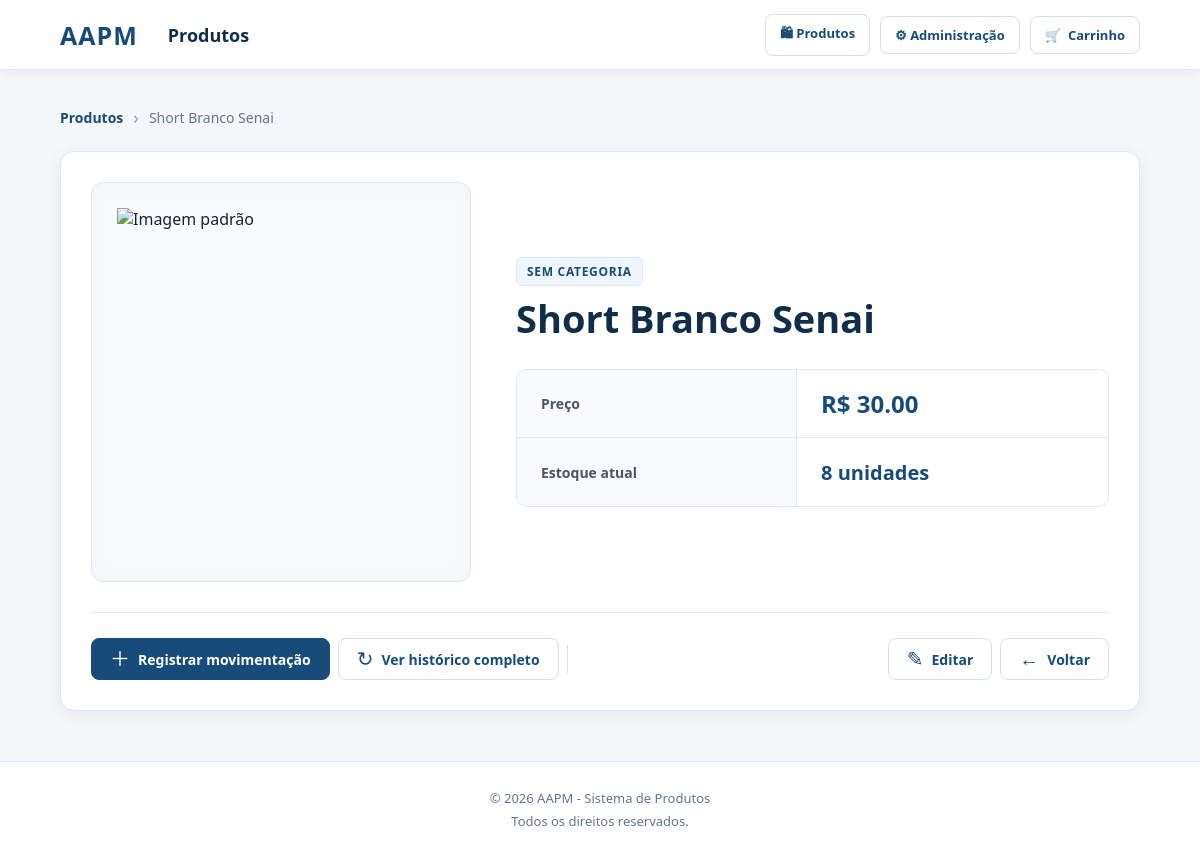
Screenshot of /produtos/3 (signed in) with the database file from the repository.
### app/models/produto.py (models this page shows, shortened)
class Produto(Base):
    __tablename__ = "produtos"
    id = Column(Integer, primary_key=True, autoincrement=True, index=True)
    nome = Column(String(150), nullable=False, index=True)
    preco = Column(Float, nullable=False, default=0.0)
    estoque_atual = Column(Integer, nullable=False, default=0)
    ativo = Column(Boolean, default=True)
    imagem_path = Column(String(255), nullable=True)
    categoria_id = Column(Integer, ForeignKey("categorias.id", ondelete="SET NULL"), nullable=True )
    categoria = relationship("Categoria", back_populates="produtos")

### app/controllers/produto_controller.py (the view)
@router.get("/{produto_id}")
def detalhe_produto(
    produto_id: int,
    request: Request,
    db: Session = Depends(get_db),
    usuario = Depends(get_usuario_logado)
):
    produto = db.query(Produto).filter(
        Produto.id == produto_id,
        Produto.ativo == True
    ).first()
    if not produto:
        return RedirectResponse(url="/produtos", status_code=302)
    return templates.TemplateResponse(
        request,
        "produtos/detalhe.html",
        {"request": request, "usuario": usuario, "produto": produto}
    )

### app/templates/produtos/detalhe.html (shortened to what this page needs)
<!DOCTYPE html>
<html lang="pt-br">
<head>
    <link
        rel="stylesheet"
        href="/static/produtos-css/detalhe.css"
    >
</head>
<body>
    <header class="topo">
        <div class="logo">
            AAPM
        </div>
        <div class="titulo-topo">
            Produtos
        </div>
        <div class="acoes-topo">
            <a
                href="/produtos/"
                class="botao-topo"
            >
                🛍 Produtos
            </a>
            <a
                href="/produtos/form"
                class="botao-topo"
            >
                ⚙ Administração
            </a>
            <a
                href="#"
                class="carrinho"
            >
                🛒
                <span>Carrinho</span>
            </a>
        </div>
    </header>
    <main class="container">
        <div class="breadcrumb">
            <a href="/produtos/">
                Produtos
            </a>
            <span>›</span>
            <span>
                {{ produto.nome }}
            </span>
        </div>
        <section class="detalhe-card">
            <div class="produto-detalhe">
                <div class="imagem-container">
                    {% if produto.imagem_path %}
                        <img
                            src="/static/{{ produto.imagem_path }}"
                            alt="{{ produto.nome }}"
                            class="imagem-produto"
                        >
                    {% else %}
                        <img
                            src="/static/uploads/produto-generico.png"
                            alt="Imagem padrão"
                            class="imagem-produto"
                        >
                    {% endif %}
                </div>
                <div class="informacoes-produto">
                    {% if produto.categoria %}
                    <div class="categoria">
                        {{ produto.categoria.nome }}
                    </div>
                    {% else %}
                    <div class="categoria">
                        Sem categoria
                    </div>
                    {% endif %}
                    <h1>
                        {{ produto.nome }}
                    </h1>
                    <div class="informacoes-card">
                        <div class="informacao">
                            <div class="informacao-label">
                                Preço
                            </div>
                            <div class="informacao-valor preco">
                                R$
                                {{ "%.2f"|format(produto.preco) }}
                            </div>
                        </div>
                        <div class="informacao">
                            <div class="informacao-label">
                                Estoque atual
                            </div>
                            <div class="informacao-valor">
                                {{ produto.estoque_atual }}
                                {% if produto.estoque_atual == 1 %}
                                    unidade
                                {% else %}
                                    unidades
                                {% endif %}
                            </div>
                        </div>
                    </div>
                </div>
            </div>
            <div class="acoes-produto">
                <a
                    href="/movimentacoes/nova?produto_id={{ produto.id }}"
                    class="acao principal"
                >
                    <span class="acao-icone">
                        ＋
                    </span>
                    <span>
                        Registrar movimentação
                    </span>
                </a>
                <a
                    href="/movimentacoes/produto/{{ produto.id }}"
                    class="acao"
                >
                    <span class="acao-icone">
                        ↻
                    </span>
                    <span>
                        Ver histórico completo
                    </span>
                </a>
                <div class="espacador"></div>
                {% if usuario.role == 'admin' %}
                <a
                    href="/produtos/{{ produto.id }}/editar"
                    class="acao"
                >
                    <span class="acao-icone">
                        ✎
                    </span>
                    <span>
                        Editar
                    </span>
                </a>
                {% endif %}
                <a
                    href="/produtos/"
                    class="acao"
                >
                    <span class="acao-icone">
                        ←
                    </span>
                    <span>
                        Voltar
                    </span>
                </a>
            </div>
        </section>
    </main>
    <footer class="rodape">
        <p>
            © 2026 AAPM - Sistema de Produtos
        </p>
        <p>
            Todos os direitos reservados.
        </p>
    </footer>
</body>
</html>

### app/static/produtos-css/detalhe.css (style rules this page uses)
* { margin: 0; padding: 0; box-sizing: border-box; }
html { scroll-behavior: smooth; }
body { min-height: 100vh; display: flex; flex-direction: column; font-family: 'Segoe UI', Tahoma, Geneva, Verdana, sans-serif; color: #172033; background: #f5f7fa; overflow-x: hidden; }
.topo { width: 100%; min-height: 70px; padding: 0 5%; display: flex; align-items: center; gap: 30px; background: #ffffff; border-bottom: 1px solid #e2e8f0; box-shadow: 0 2px 10px rgba(16, 45, 74, 0.06); position: sticky; top: 0; z-index: 100; }
.logo { color: #164b7a; font-size: 25px; font-weight: 700; letter-spacing: 1px; white-space: nowrap; }
.titulo-topo { flex: 1; color: #102d4a; font-size: 18px; font-weight: 600; }
.acoes-topo { display: flex; align-items: center; gap: 10px; }
.botao-topo, .carrinho { display: inline-flex; align-items: center; justify-content: center; gap: 7px; padding: 9px 14px; background: #ffffff; border: 1px solid #d5dee8; border-radius: 8px; color: #164b7a; text-decoration: none; font-size: 13px; font-weight: 600; white-space: nowrap; transition: background 0.2s ease, color 0.2s ease, border-color 0.2s ease, transform 0.2s ease, box-shadow 0.2s ease; }
.container { width: 90%; max-width: 1350px; margin: 35px auto 50px; flex: 1; }
.breadcrumb { display: flex; align-items: center; gap: 10px; margin-bottom: 22px; color: #64748b; font-size: 14px; }
.breadcrumb a { color: #164b7a; text-decoration: none; font-weight: 600; transition: color 0.2s ease; }
.breadcrumb span:nth-child(2) { color: #94a3b8; font-size: 18px; }
.breadcrumb span:last-child { color: #64748b; overflow: hidden; text-overflow: ellipsis; white-space: nowrap; }
.detalhe-card { width: 100%; padding: 30px; background: #ffffff; border: 1px solid #e2e8f0; border-radius: 14px; box-shadow: 0 4px 18px rgba(16, 45, 74, 0.07); }
.produto-detalhe { width: 100%; display: grid; grid-template-columns: 380px minmax(0, 1fr); gap: 45px; align-items: center; }
.imagem-container { width: 100%; height: 400px; display: flex; align-items: center; justify-content: center; overflow: hidden; background: #f8fafc; border: 1px solid #e2e8f0; border-radius: 12px; box-shadow: inset 0 0 25px rgba(16, 45, 74, 0.025); }
.imagem-produto { width: 100%; height: 100%; object-fit: contain; padding: 25px; transition: transform 0.3s ease; }
.informacoes-produto { min-width: 0; display: flex; flex-direction: column; justify-content: center; }
.categoria { width: fit-content; margin-bottom: 10px; padding: 5px 10px; background: #eff6ff; border: 1px solid #dbeafe; border-radius: 6px; color: #164b7a; font-size: 12px; font-weight: 700; text-transform: uppercase; letter-spacing: 0.7px; }
.informacoes-produto h1 { margin-bottom: 28px; color: #102d4a; font-size: 38px; font-weight: 700; line-height: 1.2; overflow-wrap: anywhere; }
.informacoes-card { width: 100%; overflow: hidden; background: #ffffff; border: 1px solid #e2e8f0; border-radius: 10px; }
.informacao { min-height: 68px; display: grid; grid-template-columns: 280px minmax(0, 1fr); align-items: center; border-bottom: 1px solid #e2e8f0; }
.informacao:last-child { border-bottom: none; }
.informacao-label { height: 100%; display: flex; align-items: center; padding: 0 24px; background: #f8fafc; color: #475569; font-size: 14px; font-weight: 600; border-right: 1px solid #e2e8f0; }
.informacao-valor { padding: 0 24px; color: #164b7a; font-size: 20px; font-weight: 600; }
.informacao-valor.preco { color: #164b7a; font-size: 24px; font-weight: 700; }
.acoes-produto { width: 100%; display: flex; align-items: center; gap: 8px; margin-top: 30px; padding-top: 25px; border-top: 1px solid #e2e8f0; }
.acao { min-height: 42px; display: inline-flex; align-items: center; justify-content: center; gap: 8px; padding: 9px 18px; background: #ffffff; border: 1px solid #d5dee8; border-radius: 8px; color: #164b7a; text-decoration: none; font-size: 14px; font-weight: 600; transition: background 0.2s ease, color 0.2s ease, border-color 0.2s ease, transform 0.2s ease, box-shadow 0.2s ease; }
.acao.principal { background: #164b7a; border-color: #164b7a; color: #ffffff; }
.acao-icone { font-size: 20px; font-weight: 400; line-height: 1; }
.espacador { flex: 1; height: 28px; border-left: 1px solid #dbe2ea; }
.rodape { width: 100%; padding: 25px 20px; text-align: center; background: #ffffff; border-top: 1px solid #e2e8f0; color: #64748b; font-size: 13px; line-height: 1.8; }

### rows the page displays
Produto: nome "Short Branco Senai", preco "30.00", estoque_atual "8"
